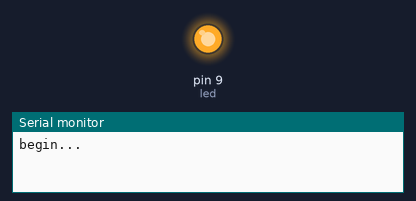
A sketch run on a simulated Arduino Uno, built with avr-gcc and run on an emulated ATmega328P. Shown: output pins drawn as LEDs (lit = HIGH), the last lines printed to the serial monitor. Random numbers use the default seed unless the sketch sets one.

Above: at 0.1 s.
At 38.6 s:
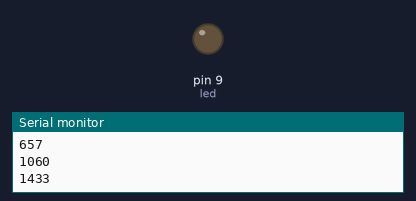
Timing chart, 0 to 40.0 s (numbered marks = the images above):
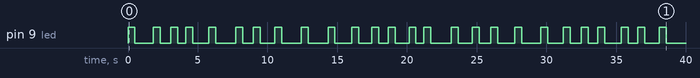

Measured:
- by itself, pin 9 (led): LOW → HIGH at 0.00 s, → LOW 0.50 s later, → HIGH 1.3 s later, → LOW 0.50 s later, … (52 changes in this stretch)

The sketch:

test.ino
```cpp
int led = 9;

void setup(){
    Serial.begin(9600);
    pinMode(led,OUTPUT);
    digitalWrite(led,LOW);
    Serial.print("begin...");
}

void loop(){
    digitalWrite(led,HIGH);
    delay(500);
    digitalWrite(led,LOW);
    int number = random(500,1500);
    // Serial.print("number:"+number);
    Serial.println(number);
    delay(number);
}
```
